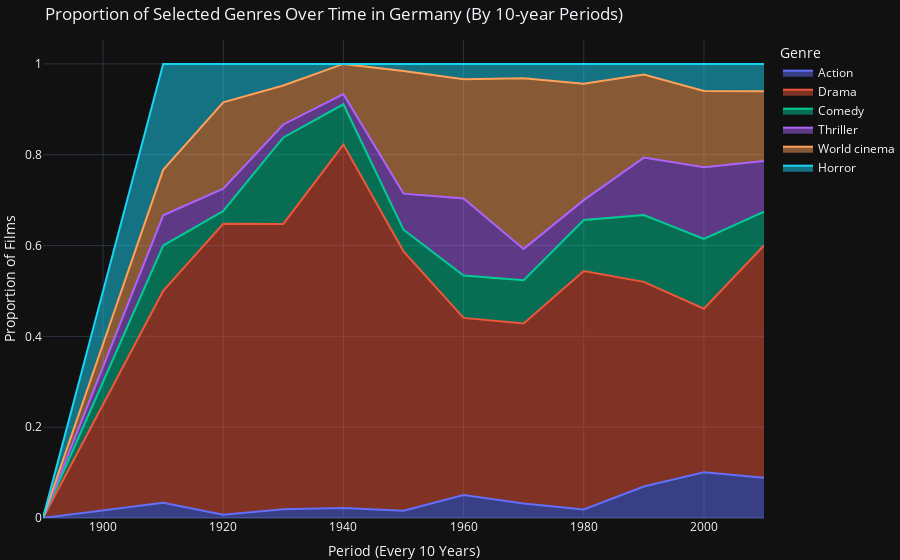

The code cell stored with this chart in its notebook:
### Code cell
country = 'Germany'  # Specify the country
time_interval = 10
selected_genres = ['Action', 'Drama', 'Comedy', 'Thriller','World cinema', 'Horror'] 
df_country = df_genres_countries_exploded[df_genres_countries_exploded['countries'] == country]

# Calculate the number of films in each genre by year and by period
df_country['year'] = df_country['release_date'].dt.year
genre_by_year = df_country.groupby(['year', 'genres']).size().unstack().fillna(0)
genre_by_year['period'] = (genre_by_year.index // time_interval) * time_interval
genre_by_period = genre_by_year.groupby('period').sum()

# Select the genres of interest and calculate the proportion of each genre
genre_by_period_selected = genre_by_period[selected_genres]
genre_by_period_selected_proportion = genre_by_period_selected.div(genre_by_period_selected.sum(axis=1), axis=0)


# Prepare the data for Plotly
df_plot = genre_by_period_selected_proportion.reset_index().melt(id_vars='period', var_name='Genre', value_name='Proportion')

# Create the interactive stacked area plot with Plotly
fig = px.area(df_plot, x='period', y='Proportion', color='Genre',
              labels={'Proportion': 'Proportion of Films', 'period': f'Period (Every {time_interval} Years)'},
              title=f"Proportion of Selected Genres Over Time in {country} (By {time_interval}-year Periods)",
              template="plotly_dark")

# Show the plot
fig.update_layout(margin={"r":0,"t":40,"l":0,"b":0})
fig.show()

### Figure 1 — Plotly figure (JSON) as saved in the notebook; plotly's stock layout.template omitted (floating-point values rounded to 4 significant figures)
{"data": [{"fillpattern": {"shape": ""}, "hovertemplate": "Genre=Action<br>Period (Every 10 Years)=%{x}<br>Proportion of Films=%{y}<extra></extra>", "legendgroup": "Action", "line": {"color": "#636efa"}, "marker": {"symbol": "circle"}, "mode": "lines", "name": "Action", "orientation": "v", "showlegend": true, "stackgroup": "1", "type": "scatter", "x": [1890, 1910, 1920, 1930, 1940, 1950, 1960, 1970, 1980, 1990, 2000, 2010], "xaxis": "x", "y": [null, 0.03333, 0.007042, 0.01905, 0.02222, 0.01587, 0.05085, 0.03175, 0.01875, 0.06947, 0.1008, 0.08837], "yaxis": "y"}, {"fillpattern": {"shape": ""}, "hovertemplate": "Genre=Drama<br>Period (Every 10 Years)=%{x}<br>Proportion of Films=%{y}<extra></extra>", "legendgroup": "Drama", "line": {"color": "#EF553B"}, "marker": {"symbol": "circle"}, "mode": "lines", "name": "Drama", "orientation": "v", "showlegend": true, "stackgroup": "1", "type": "scatter", "x": [1890, 1910, 1920, 1930, 1940, 1950, 1960, 1970, 1980, 1990, 2000, 2010], "xaxis": "x", "y": [null, 0.4667, 0.6408, 0.6286, 0.8, 0.5714, 0.3898, 0.3968, 0.525, 0.4505, 0.3599, 0.5116], "yaxis": "y"}, {"fillpattern": {"shape": ""}, "hovertemplate": "Genre=Comedy<br>Period (Every 10 Years)=%{x}<br>Proportion of Films=%{y}<extra></extra>", "legendgroup": "Comedy", "line": {"color": "#00cc96"}, "marker": {"symbol": "circle"}, "mode": "lines", "name": "Comedy", "orientation": "v", "showlegend": true, "stackgroup": "1", "type": "scatter", "x": [1890, 1910, 1920, 1930, 1940, 1950, 1960, 1970, 1980, 1990, 2000, 2010], "xaxis": "x", "y": [null, 0.1, 0.02817, 0.1905, 0.08889, 0.04762, 0.09322, 0.09524, 0.1125, 0.1474, 0.1538, 0.07442], "yaxis": "y"}, {"fillpattern": {"shape": ""}, "hovertemplate": "Genre=Thriller<br>Period (Every 10 Years)=%{x}<br>Proportion of Films=%{y}<extra></extra>", "legendgroup": "Thriller", "line": {"color": "#ab63fa"}, "marker": {"symbol": "circle"}, "mode": "lines", "name": "Thriller", "orientation": "v", "showlegend": true, "stackgroup": "1", "type": "scatter", "x": [1890, 1910, 1920, 1930, 1940, 1950, 1960, 1970, 1980, 1990, 2000, 2010], "xaxis": "x", "y": [null, 0.06667, 0.0493, 0.02857, 0.02222, 0.07937, 0.1695, 0.06878, 0.04375, 0.1263, 0.1577, 0.1116], "yaxis": "y"}, {"fillpattern": {"shape": ""}, "hovertemplate": "Genre=World cinema<br>Period (Every 10 Years)=%{x}<br>Proportion of Films=%{y}<extra></extra>", "legendgroup": "World cinema", "line": {"color": "#FFA15A"}, "marker": {"symbol": "circle"}, "mode": "lines", "name": "World cinema", "orientation": "v", "showlegend": true, "stackgroup": "1", "type": "scatter", "x": [1890, 1910, 1920, 1930, 1940, 1950, 1960, 1970, 1980, 1990, 2000, 2010], "xaxis": "x", "y": [null, 0.1, 0.1901, 0.08571, 0.06667, 0.2698, 0.2627, 0.3757, 0.2562, 0.1832, 0.1682, 0.1535], "yaxis": "y"}, {"fillpattern": {"shape": ""}, "hovertemplate": "Genre=Horror<br>Period (Every 10 Years)=%{x}<br>Proportion of Films=%{y}<extra></extra>", "legendgroup": "Horror", "line": {"color": "#19d3f3"}, "marker": {"symbol": "circle"}, "mode": "lines", "name": "Horror", "orientation": "v", "showlegend": true, "stackgroup": "1", "type": "scatter", "x": [1890, 1910, 1920, 1930, 1940, 1950, 1960, 1970, 1980, 1990, 2000, 2010], "xaxis": "x", "y": [null, 0.2333, 0.08451, 0.04762, 0, 0.01587, 0.0339, 0.03175, 0.04375, 0.02316, 0.05955, 0.06047], "yaxis": "y"}], "layout": {"legend": {"title": {"text": "Genre"}, "tracegroupgap": 0}, "margin": {"b": 0, "l": 0, "r": 0, "t": 40}, "title": {"text": "Proportion of Selected Genres Over Time in Germany (By 10-year Periods)"}, "xaxis": {"anchor": "y", "domain": [0, 1], "title": {"text": "Period (Every 10 Years)"}}, "yaxis": {"anchor": "x", "domain": [0, 1], "title": {"text": "Proportion of Films"}}}}
